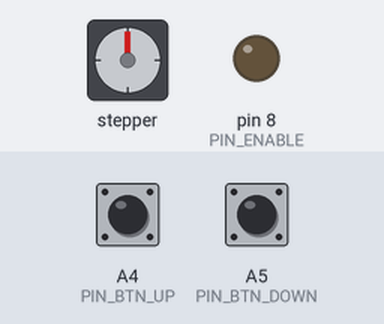
Simulated run of this sketch. Board: Arduino Uno, built with avr-gcc and run on an emulated ATmega328P. On the bench: stepper motor, output pins drawn as LEDs (lit = HIGH). The test bench sets the inputs (shaded band); at power-on: A4 (PIN_BTN_UP) HIGH, A5 (PIN_BTN_DOWN) HIGH. Stepper angles assume 200 steps per turn; what the sketch prints to the serial monitor is not drawn.

Above: at 1.2 s.
1.3 s: A4 (PIN_BTN_UP) pulled LOW for 1 s
At 3.4 s:
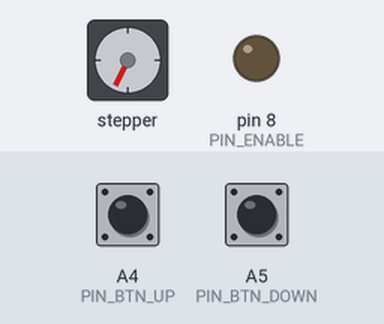
3.8 s: A5 (PIN_BTN_DOWN) pulled LOW for 3.2 s
At 8.1 s:
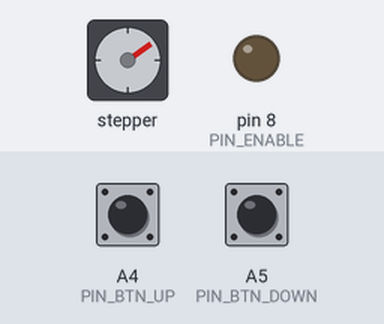
8.5 s: A4 (PIN_BTN_UP) pulled LOW for 0.15 s
At 9.8 s:
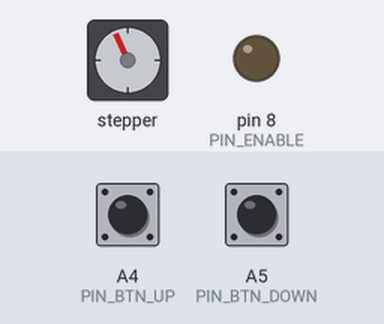
10.1 s: A5 (PIN_BTN_DOWN) pulled LOW for 1 s
At 12.3 s:
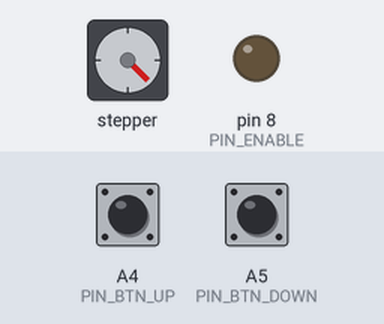
12.6 s: A4 (PIN_BTN_UP) pulled LOW for 3.2 s
At 17.2 s:
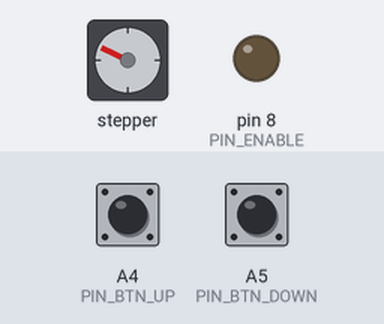
Timing chart, 0 to 18.3 s (numbered marks = the images above; inputs shaded):
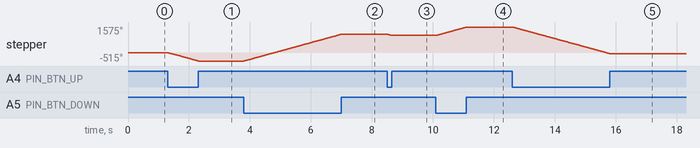

The sketch:

z_stepper_test.ino
```cpp
#include <AccelStepper.h>

const int PIN_STEP_Z = 4;
const int PIN_DIR_Z = 7;
const int PIN_ENABLE = 8;

const int PIN_BTN_UP = A4;
const int PIN_BTN_DOWN = A5;

AccelStepper stepperZ(AccelStepper::DRIVER, PIN_STEP_Z, PIN_DIR_Z);

long lastPosition = 0;
bool isMoving = false;

void setup() {
  Serial.begin(115200);

  pinMode(PIN_ENABLE, OUTPUT);
  digitalWrite(PIN_ENABLE, LOW);

  pinMode(PIN_BTN_UP, INPUT_PULLUP);
  pinMode(PIN_BTN_DOWN, INPUT_PULLUP);

  stepperZ.setMaxSpeed(300.0);
  stepperZ.setAcceleration(50000.0);
  stepperZ.setPinsInverted(true, false, false);

  Serial.println("=== Z-Axis Step Measurement Tool ===");
  Serial.println("[A4] 버튼: 누르고 있으면 상승 (UP)");
  Serial.println("[A5] 버튼: 누르고 있으면 하강 (DOWN)");
  Serial.println("버튼에서 손을 떼면 멈추고 이동한 스텝 수가 출력됩니다.");
  Serial.println("--------------------------------------------------");
}

void loop() {
  bool upPressed = (digitalRead(PIN_BTN_UP) == LOW);
  bool downPressed = (digitalRead(PIN_BTN_DOWN) == LOW);

  if (upPressed && !downPressed) {
    stepperZ.moveTo(1000000);
    isMoving = true;
  }
  else if (downPressed && !upPressed) {
    stepperZ.moveTo(-1000000);
    isMoving = true;
  }
  else {
    if (stepperZ.distanceToGo() != 0) {
      stepperZ.stop();
    }
  }

  stepperZ.run();

  if (isMoving && stepperZ.distanceToGo() == 0) {
    isMoving = false;
    long currentPos = stepperZ.currentPosition();
    long delta = currentPos - lastPosition;

    if (delta != 0) {
      Serial.print("방향: ");
      Serial.print(delta > 0 ? "상승(UP)  " : "하강(DOWN)");
      Serial.print(" | 이동 스텝: ");
      Serial.print(abs(delta));
      Serial.print(" steps | 현재 총 Z축 스텝: ");
      Serial.println(currentPos);

      lastPosition = currentPos;
    }
  }
}
```

Measured:
- after the input at 1.3 s, stepper: turns 515° counter-clockwise in 1.0 s, starting at once
- after the input at 3.8 s, stepper: turns 1650° clockwise in 3.2 s, starting at once
- after the input at 8.5 s, stepper: turns 79° counter-clockwise in 0.15 s, starting at once
- after the input at 10.1 s, stepper: turns 519° clockwise in 1.0 s, starting at once
- after the input at 12.6 s, stepper: turns 1640° counter-clockwise in 3.2 s, starting at once
